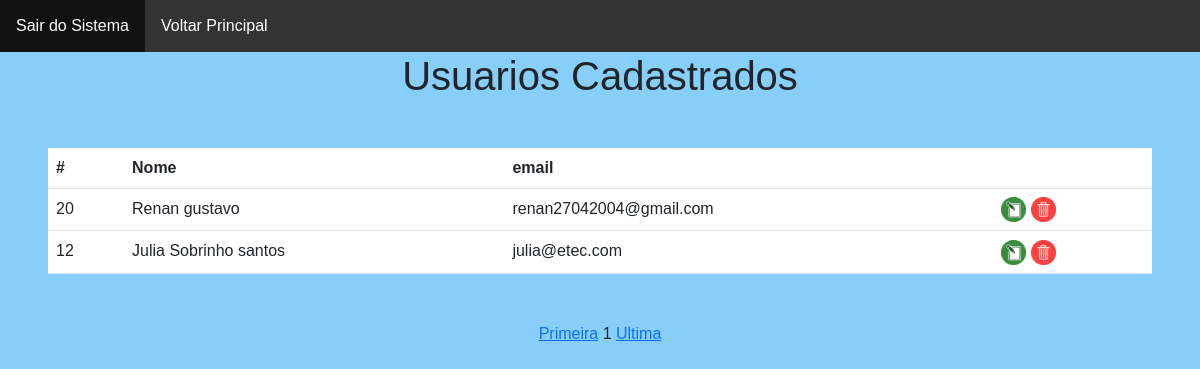
The app's page /index2.php with its own data.
### tables this page shows
CREATE TABLE `usuarios` (
  `id` int(11) NOT NULL,
  `nome` varchar(200) NOT NULL,
  `email` varchar(200) NOT NULL,
  `senha` varchar(200) NOT NULL,
  `created` date NOT NULL,
  `modified` date NOT NULL
);

### index2.php (the view, shortened to what this page needs)
  <?php
include_once ("conexao.php");
?>
<!DOCTYPE html>
<html lang="pt-br">
	<head>
	<link href="https://cdn.jsdelivr.net/npm/bootstrap@5.3.0/dist/css/bootstrap.min.css" rel="stylesheet">
</head>
<body>
	<ul>
		<li><a href = "sair.php">Sair do Sistema</a></li>
		<li><a href = "principal.php">Voltar Principal</a></li>
	</ul>
    <center> <h1> Usuarios Cadastrados</h1>
	<?php
	$pagina_atual = filter_input(INPUT_GET,'pagina', FILTER_SANITIZE_NUMBER_INT);
	$pagina = (!empty($pagina_atual)) ?$pagina_atual : 1;
	$qnt_result_pg = 4;
	$inicio = ($qnt_result_pg *$pagina) - $qnt_result_pg;
	$sql = "SELECT * FROM usuarios LIMIT $inicio, $qnt_result_pg";
	$comando = mysqli_query($conn, $sql);
	?>
	<div class="m-5">
		<table class="table table-hover table-bg	">
			<thead>
				<tr>
				<th scope="col">#</th>
				<th scope="col">Nome</th>
				<th scope="col">email</th>
				<th scope="col"></th>
				</tr>
			</thead>
			<tbody>
				<?php
					while($row_usuarios = mysqli_fetch_assoc($comando) )
					{
						echo "<tr>";
						echo "<td>" . $row_usuarios['id'] . "</td>";
						echo "<td>" . $row_usuarios['nome'] . "</td>";
						echo "<td>" . $row_usuarios['email'] . "</td>";
						echo "<td><a href='edit_usuario.php?id=" . $row_usuarios['id'] . "'><img src='image/edit.png'></a>
						 <a href='delete_usuario.php?id=" . $row_usuarios['id'] . "'><img src='image/delete.png'> </a> </td>";
						echo "</tr>";
					}
				?>
			</tbody>
		</table>
	</div>
		<?php
	$sql = "SELECT COUNT(id) AS num_result FROM usuarios";
	$resultado_pg = mysqli_query ($conn, $sql);
	$row_pg = mysqli_fetch_assoc($resultado_pg);
	$quantidade_pg = ceil($row_pg['num_result'] / $qnt_result_pg);
	$max_links = 2;
	echo "<a href='index2.php?pagina=1'>Primeira</a> ";
	for ($pag_ant = $pagina = $max_links; $pag_ant <= $pagina = 1; $pag_ant++)
	{
		if ($pag_ant>=1)
		{
			echo "<a href ='index2.php?pagina=$pag_ant'>$pag_ant</a>";
		}
	}
	echo "$pagina ";
	echo "<a href='index2.php?pagina=$quantidade_pg'>Ultima</a>";
	?>
	</body>
	</html>

### index2.php (style rules this page uses)
body { font-family: Arial, Helvetica, sans-serif; background-color: #87CEFA; }
ul { list-style-type: none; margin: 0; padding: 0; overflow: hidden; background-color: #333; }
li { float: left; }
li a { display: block; color: white; text-align: center; padding: 14px 16px; text-decoration: none; }
img { width: 25px; height: 25px; }

### records on screen
usuarios: id "20", nome "Renan gustavo", email "renan27042004@gmail.com"
usuarios: id "12", nome "Julia Sobrinho santos", email "julia@etec.com"

### other values on screen
$pagina "1"
